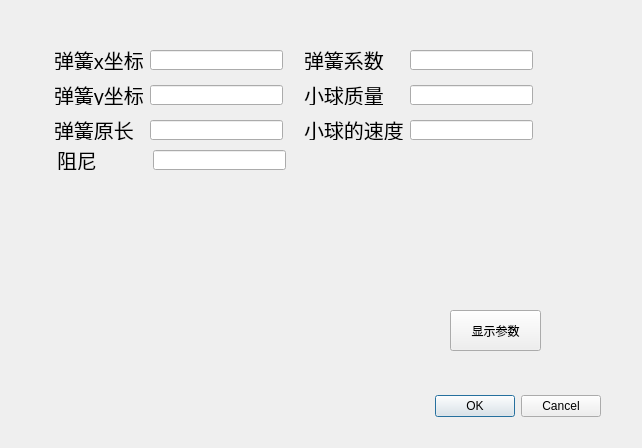
<?xml version="1.0" encoding="UTF-8"?>
<ui version="4.0">
 <class>Dialog</class>
 <widget class="QDialog" name="Dialog">
  <property name="geometry">
   <rect>
    <x>0</x>
    <y>0</y>
    <width>642</width>
    <height>448</height>
   </rect>
  </property>
  <property name="windowTitle">
   <string>Dialog</string>
  </property>
  <widget class="QDialogButtonBox" name="buttonBox">
   <property name="geometry">
    <rect>
     <x>260</x>
     <y>390</y>
     <width>341</width>
     <height>32</height>
    </rect>
   </property>
   <property name="orientation">
    <enum>Qt::Horizontal</enum>
   </property>
   <property name="standardButtons">
    <set>QDialogButtonBox::Cancel|QDialogButtonBox::Ok</set>
   </property>
  </widget>
  <widget class="QLabel" name="label_7">
   <property name="geometry">
    <rect>
     <x>57</x>
     <y>150</y>
     <width>80</width>
     <height>20</height>
    </rect>
   </property>
   <property name="font">
    <font>
     <pointsize>15</pointsize>
    </font>
   </property>
   <property name="text">
    <string>阻尼</string>
   </property>
  </widget>
  <widget class="QLabel" name="label_3">
   <property name="geometry">
    <rect>
     <x>54</x>
     <y>120</y>
     <width>80</width>
     <height>20</height>
    </rect>
   </property>
   <property name="font">
    <font>
     <pointsize>15</pointsize>
    </font>
   </property>
   <property name="text">
    <string>弹簧原长</string>
   </property>
  </widget>
  <widget class="QLineEdit" name="lineEdit_k">
   <property name="geometry">
    <rect>
     <x>410</x>
     <y>50</y>
     <width>123</width>
     <height>20</height>
    </rect>
   </property>
  </widget>
  <widget class="QLineEdit" name="lineEdit_m">
   <property name="geometry">
    <rect>
     <x>410</x>
     <y>85</y>
     <width>123</width>
     <height>20</height>
    </rect>
   </property>
  </widget>
  <widget class="QLabel" name="label">
   <property name="geometry">
    <rect>
     <x>54</x>
     <y>50</y>
     <width>90</width>
     <height>20</height>
    </rect>
   </property>
   <property name="font">
    <font>
     <pointsize>15</pointsize>
    </font>
   </property>
   <property name="text">
    <string>弹簧x坐标</string>
   </property>
  </widget>
  <widget class="QLabel" name="label_4">
   <property name="geometry">
    <rect>
     <x>304</x>
     <y>50</y>
     <width>80</width>
     <height>20</height>
    </rect>
   </property>
   <property name="font">
    <font>
     <pointsize>15</pointsize>
    </font>
   </property>
   <property name="text">
    <string>弹簧系数</string>
   </property>
  </widget>
  <widget class="QLineEdit" name="lineEdit_y">
   <property name="geometry">
    <rect>
     <x>150</x>
     <y>85</y>
     <width>133</width>
     <height>20</height>
    </rect>
   </property>
  </widget>
  <widget class="QLabel" name="label_6">
   <property name="geometry">
    <rect>
     <x>304</x>
     <y>120</y>
     <width>100</width>
     <height>20</height>
    </rect>
   </property>
   <property name="font">
    <font>
     <pointsize>15</pointsize>
    </font>
   </property>
   <property name="text">
    <string>小球的速度</string>
   </property>
  </widget>
  <widget class="QLabel" name="label_2">
   <property name="geometry">
    <rect>
     <x>54</x>
     <y>85</y>
     <width>90</width>
     <height>20</height>
    </rect>
   </property>
   <property name="font">
    <font>
     <pointsize>15</pointsize>
    </font>
   </property>
   <property name="text">
    <string>弹簧y坐标</string>
   </property>
  </widget>
  <widget class="QLineEdit" name="lineEdit_l">
   <property name="geometry">
    <rect>
     <x>150</x>
     <y>120</y>
     <width>133</width>
     <height>20</height>
    </rect>
   </property>
  </widget>
  <widget class="QLineEdit" name="lineEdit_v">
   <property name="geometry">
    <rect>
     <x>410</x>
     <y>120</y>
     <width>123</width>
     <height>20</height>
    </rect>
   </property>
  </widget>
  <widget class="QLineEdit" name="lineEdit_x">
   <property name="geometry">
    <rect>
     <x>150</x>
     <y>50</y>
     <width>133</width>
     <height>20</height>
    </rect>
   </property>
  </widget>
  <widget class="QLabel" name="label_5">
   <property name="geometry">
    <rect>
     <x>304</x>
     <y>85</y>
     <width>80</width>
     <height>20</height>
    </rect>
   </property>
   <property name="font">
    <font>
     <pointsize>15</pointsize>
    </font>
   </property>
   <property name="text">
    <string>小球质量</string>
   </property>
  </widget>
  <widget class="QLineEdit" name="lineEdit_ZN">
   <property name="geometry">
    <rect>
     <x>153</x>
     <y>150</y>
     <width>133</width>
     <height>20</height>
    </rect>
   </property>
  </widget>
  <widget class="QPushButton" name="pushButton">
   <property name="geometry">
    <rect>
     <x>450</x>
     <y>310</y>
     <width>91</width>
     <height>41</height>
    </rect>
   </property>
   <property name="text">
    <string>显示参数</string>
   </property>
  </widget>
 </widget>
 <resources/>
 <connections>
  <connection>
   <sender>buttonBox</sender>
   <signal>accepted()</signal>
   <receiver>Dialog</receiver>
   <slot>accept()</slot>
   <hints>
    <hint type="sourcelabel">
     <x>248</x>
     <y>254</y>
    </hint>
    <hint type="destinationlabel">
     <x>157</x>
     <y>274</y>
    </hint>
   </hints>
  </connection>
  <connection>
   <sender>buttonBox</sender>
   <signal>rejected()</signal>
   <receiver>Dialog</receiver>
   <slot>reject()</slot>
   <hints>
    <hint type="sourcelabel">
     <x>316</x>
     <y>260</y>
    </hint>
    <hint type="destinationlabel">
     <x>286</x>
     <y>274</y>
    </hint>
   </hints>
  </connection>
 </connections>
</ui>
